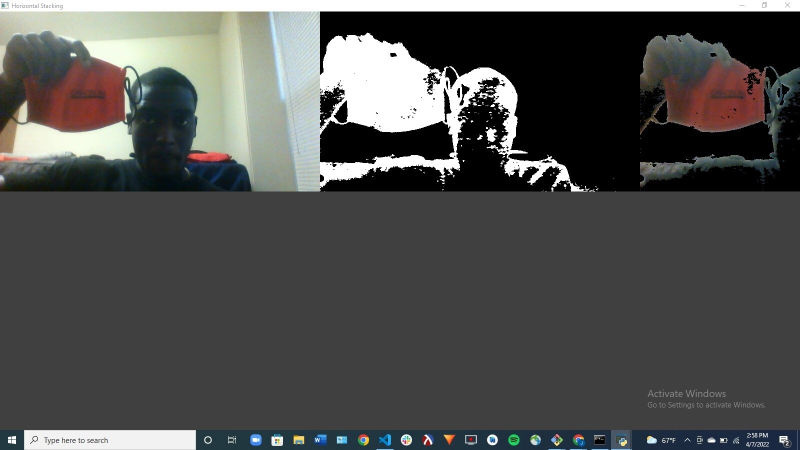
#> input picture testing_color_detection_windows.jpg, 1600 x 900 px, given in place of the camera (shown at 1/2 size)
$ python test_color_rec.py
#> lines starting #> are read from the running program, lines starting #| are printed output that depends on the picture; after the words box and inside, x2 and y2 are one past the last pixel; in counts of white or black regions, pixels touching at a corner belong together
# WORKING COLOR MASKING FILE

import cv2
import numpy as np


frameWidth = 640
frameHeight = 400
cap = cv2.VideoCapture(0)
cap.set(3, frameWidth)
cap.set(4, frameHeight)

def empty(a):
        pass

cv2.namedWindow("HSV")
cv2.resizeWindow("HSV", 640, 240)
cv2.createTrackbar("HUE Min","HSV", 0, 179,empty)
#> slider 'HUE Min' is set to 35
cv2.createTrackbar("HUE Max","HSV", 179, 179,empty)
cv2.createTrackbar("SAT Min","HSV", 0, 255,empty)
#> slider 'SAT Min' is set to 51
cv2.createTrackbar("SAT Max","HSV", 255, 255,empty)
cv2.createTrackbar("VALUE Min","HSV", 0, 255,empty)
#> slider 'VALUE Min' is set to 51
cv2.createTrackbar("VALUE Max","HSV", 255, 255,empty)

while True:

        _, img =cap.read()
#> img is the input picture: shape (900, 1600, 3); mean B, G, R 79.1, 80.6, 80.1
        imgHsv = cv2.cvtColor(img, cv2.COLOR_BGR2HSV)
#> imgHsv: shape (900, 1600, 3); mean H, S, V 16.9, 18.7, 83.4

        h_min = cv2.getTrackbarPos("HUE Min", "HSV")
        h_max = cv2.getTrackbarPos("HUE Max", "HSV")
        s_min= cv2.getTrackbarPos("SAT Min","HSV")
        s_max= cv2.getTrackbarPos("SAT Max","HSV")
        v_min = cv2.getTrackbarPos("VALUE Min","HSV")
        v_max = cv2.getTrackbarPos("VALUE Max","HSV")
        print(h_min)

        lower = np.array([h_min,s_min,v_min])
        upper = np.array([h_max,s_max,v_max])
        mask = cv2.inRange(imgHsv, lower, upper)
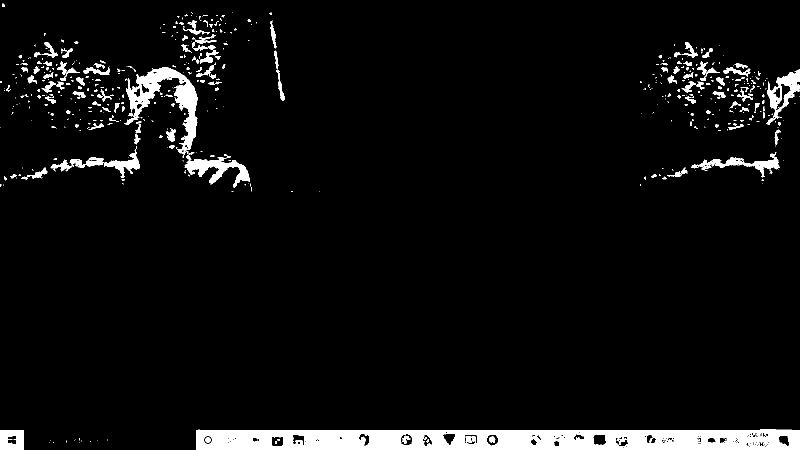
#> mask: shape (900, 1600) (shown at 1/2 size); 5.4% white; 552 white regions (391 under 20 px), largest, box (x1, y1, x2, y2) and area: (392, 859, 1600, 900) 42123, (248, 134, 395, 316) 7640, (369, 305, 500, 376) 3082
        result = cv2.bitwise_and(img, img, mask = mask)
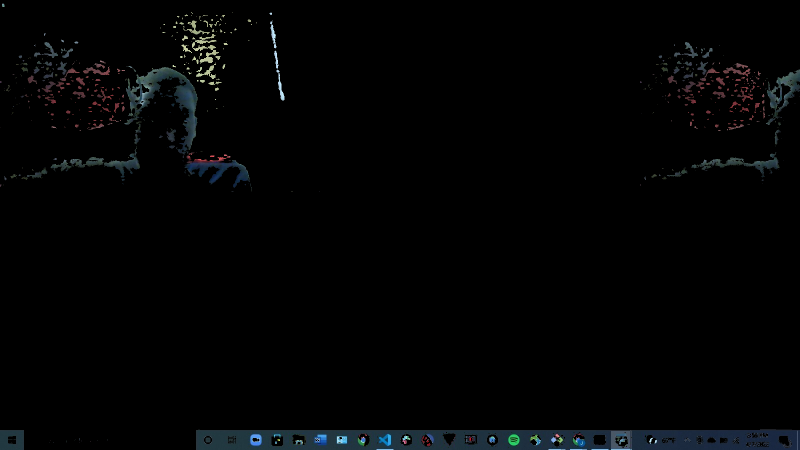
#> result: shape (900, 1600, 3) (shown at 1/2 size); mean B, G, R 4.1, 3.6, 2.9

        mask = cv2.cvtColor(mask, cv2.COLOR_GRAY2BGR)
        hStack = np.hstack([img, mask, result])
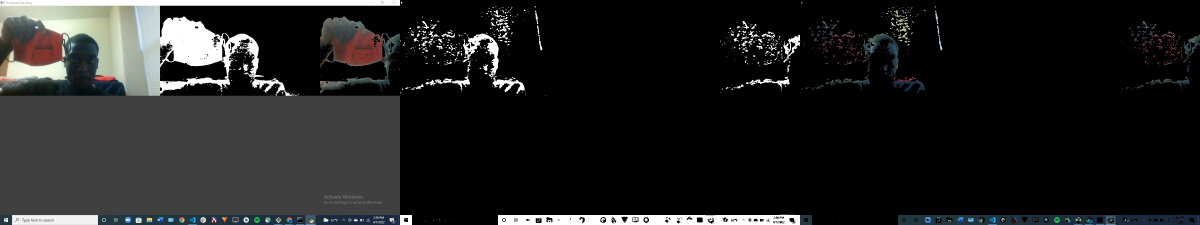
#> hStack: shape (900, 4800, 3) (shown at 1/4 size); mean B, G, R 32.3, 32.6, 32.2

        # [6 lines of commented-out code are left out]
        cv2.imshow('Result', result)

        if cv2.waitKey(1) & 0xFF == ord('q'):
#> (key q is pressed here)
                break

cap.release()
cv2.destroyAllWindows()

#Use thresholding to convert the image to a binary image,
# check the average pixel value of the binary image possibly by channel(it will be b/t)
# 0- 255 then if its close to black discard that color range and check for some other colors

#Use difference detection to tell when something is moving in the image
#Find a solution for multi colored shirts/clothing items
